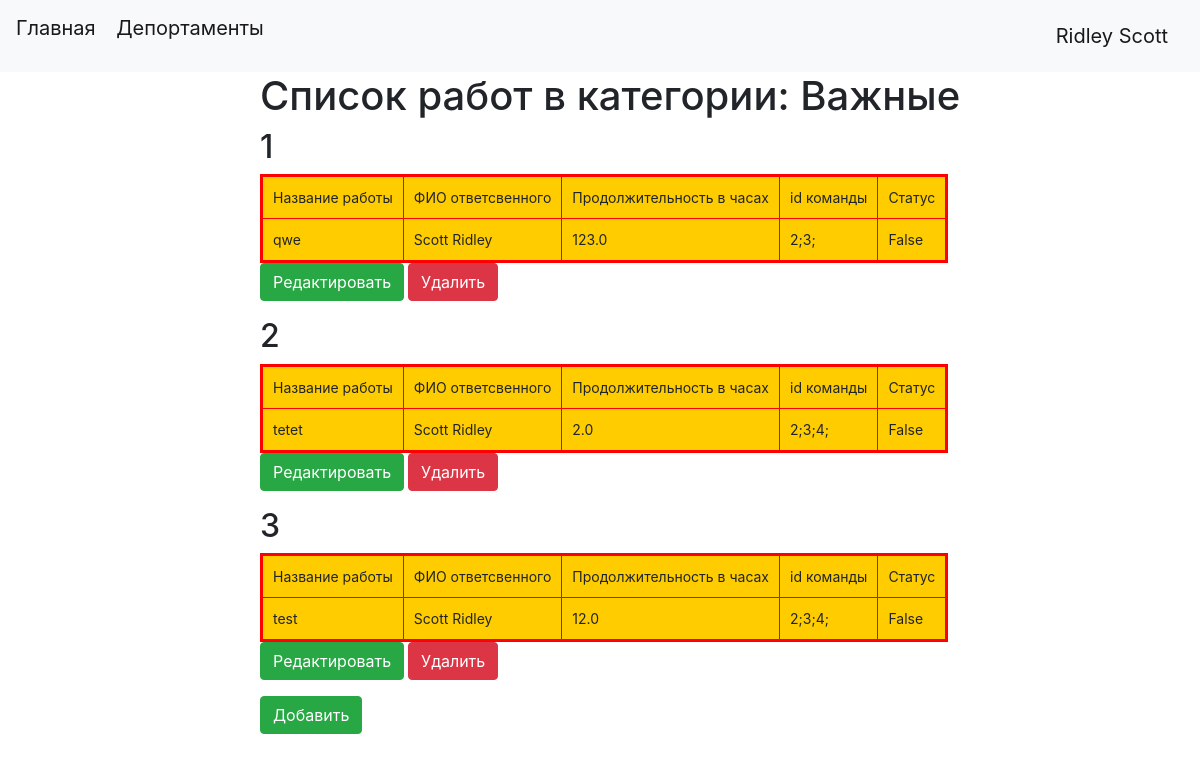
The page /categories/1 (signed in) on the database its author committed.
### data/users.py (models this page shows, shortened)
class User(SqlAlchemyBase,UserMixin):
    __tablename__ = 'users'
    id = sqlalchemy.Column(sqlalchemy.Integer,
                           primary_key=True,
                           autoincrement=True)
    surname = sqlalchemy.Column(sqlalchemy.String, nullable=True)
    name = sqlalchemy.Column(sqlalchemy.String, nullable=True)
    age = sqlalchemy.Column(sqlalchemy.Integer, nullable=True)
    position = sqlalchemy.Column(sqlalchemy.String, nullable=True)
    speciality = sqlalchemy.Column(sqlalchemy.String, nullable=True)
    addres = sqlalchemy.Column(sqlalchemy.String, nullable=True)
    email = sqlalchemy.Column(sqlalchemy.String,
                              index=True,
                              unique=True,
                              nullable=True)
    hashed_password = sqlalchemy.Column(sqlalchemy.String, nullable=True)
    modified_date = sqlalchemy.Column(sqlalchemy.DateTime,
                                      default=datetime.datetime.now)
    jobs = orm.relationship("Jobs", back_populates='user')

### data/jobs.py (models this page shows, shortened)
class Categories(SqlAlchemyBase):
    __tablename__ = 'categories'
    id = sqlalchemy.Column(sqlalchemy.Integer,
                           primary_key=True,
                           autoincrement=True)
    title = sqlalchemy.Column(sqlalchemy.String)
    jobs = orm.relationship("Jobs",
                            secondary='link',
                            overlaps="categories",
                            backref=orm.backref("jobs", lazy="dynamic"),
                            single_parent=True,
                            cascade="all, delete, delete-orphan")

class Jobs(SqlAlchemyBase):
    __tablename__ = 'jobs'
    id = sqlalchemy.Column(sqlalchemy.Integer,
                           primary_key=True,
                           autoincrement=True)
    team_leader = sqlalchemy.Column(sqlalchemy.Integer,
                                    sqlalchemy.ForeignKey("users.id"))
    job = sqlalchemy.Column(sqlalchemy.String)
    work_size = sqlalchemy.Column(sqlalchemy.Float)
    collaborators = sqlalchemy.Column(sqlalchemy.String)
    start_date = sqlalchemy.Column(sqlalchemy.Date)
    end_date = sqlalchemy.Column(sqlalchemy.Date)
    is_finished = sqlalchemy.Column(sqlalchemy.Boolean)
    user = orm.relationship('User')
    categories = orm.relationship('Categories',
                                  secondary='link',
                                  overlaps="categories",
                                  single_parent=True,
                                  cascade="all, delete, delete-orphan")

### main.py (the view)
@app.route('/categories/<int:id>', methods=['GET', 'POST'])
@login_required
def categories(id):
    param = {}
    db_sess = db_session.create_session()
    categori = db_sess.query(Categories).filter_by(id=id).first()
    param["categori_title"] = categori.title
    param["jobs"] = categori.jobs
    return render_template("categories.html", **param)

### data/db_session.py (called while the page is built)
def create_session() -> Session:
    global __factory
    return __factory()

### main.py (called while the page is built)
@login_manager.user_loader
def load_user(user_id):
    db_sess = db_session.create_session()
    return db_sess.query(User).get(user_id)

### templates/categories.html
{% extends "base.html" %}
{% block content %}
<h1>Список работ в категории: {{categori_title}}</h1>
{% if  jobs%}
    {% for item in jobs%}
            <h2>{{loop.index}}</h2>
            <table bgcolor="#ffcc00" border="3" bordercolor="red" cellpadding="10">
                <tr>
                    <td>Название работы </td>
                    <td>ФИО ответсвенного</td>
                    <td>Продолжительность в часах</td>
                    <td>id команды</td>
                    <td>Статус</td>
                  </tr>
                  <tr>
                    <td>{{item.job}}</td>
                    <td>{{item.user.surname}} {{item.user.name}}</td>
                    <td>{{item.work_size}}</td>
                    <td>{{item.collaborators}}</td>
                    <td>{{item.is_finished}}</td>
                  </tr>
            </table>
            {% if current_user.is_authenticated %}
                {% if current_user.id == 1 or current_user.id == item.user.id%}
                    <p>
                        <a class="btn btn-success" href="/job/{{item.id}}">Редактировать</a>
                        <a class="btn btn-danger" href="/delete_job/{{ item.id }}">Удалить</a>
                    </p>
                {% endif %}
            {% endif %}
            {% endfor %}
            {% if current_user.is_authenticated %}
            <p>
                <a class="btn btn-success" href="/add_job">Добавить</a>
            </p>
            {% endif %}
{% else %}
    <h2>Здесь нет работ</h2>
{% endif %}
{% endblock %}

### templates/base.html (shortened to what this page needs)
<!DOCTYPE HTML>
<html lang="en">
<head>
    <link rel="stylesheet" href="{{ url_for('static', filename='css/style.css')}}" type="text/css"/>
    <link rel="stylesheet"
          href="https://stackpath.bootstrapcdn.com/bootstrap/4.4.1/css/bootstrap.min.css"
>
</head>
<body>
<header>
    {% if current_user.is_authenticated %}
    <nav class="navbar navbar-light bg-light">
        <p>
            <a class="navbar-brand" href="/">Главная</a>
            <a class="navbar-brand" href="/deportaments">Депортаменты</a>
        </p>
            <a class="navbar-brand" href="/logout">{{ current_user.name }} {{ current_user.surname }}</a>
        </nav>
        {% endif %}
</header>
<div class="main">
    {% block content %}{% endblock %}
</div>
</body>
</html>

### static/css/style.css (style rules this page uses)
body { font-family: "Lato", sans-serif; }
.main { margin-left: 260px; font-size: 14px; }

### rows shown on the page
User: name "Ridley", surname "Scott"
Categories: title "Важные"
Jobs: job "qwe", user.surname "Scott", user.name "Ridley", work_size "123.0", collaborators "2;3;", is_finished "False"
Jobs: job "tetet", user.surname "Scott", user.name "Ridley", work_size "2.0", collaborators "2;3;4;", is_finished "False"
Jobs: job "test", user.surname "Scott", user.name "Ridley", work_size "12.0", collaborators "2;3;4;", is_finished "False"
